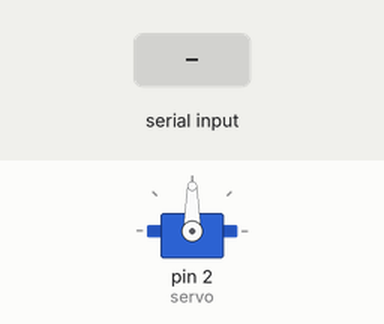
Simulated run of this sketch. Board: Arduino Mega 2560, built with avr-gcc and run on an emulated ATmega2560. Parts: servo. Inputs (shaded band) come from the test bench.

Above: at 1.2 s.
1.3 s: "90,45\n" received over the second serial link
At 2.0 s:
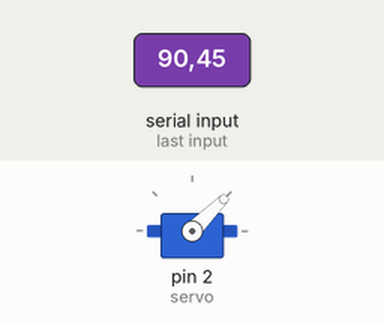
2.9 s: "30,150\n" received over the second serial link
At 4.2 s:
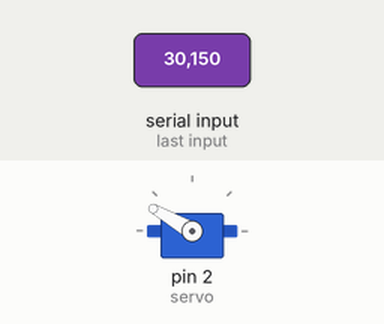
4.5 s: "5\n" received over the second serial link
At 5.5 s:
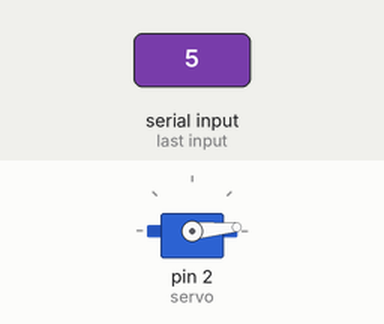
6.0 s: "200\n" received over the second serial link
At 6.8 s:
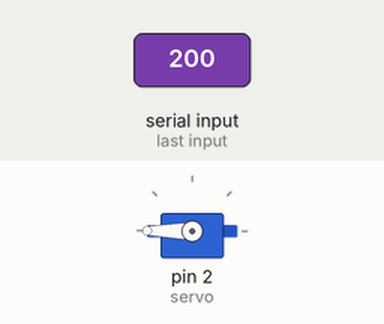
7.5 s: "90\n" received over the second serial link
At 7.9 s:
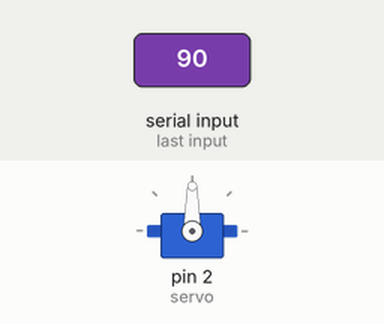
Timing chart, 0 to 10.0 s (numbered marks = the images above; inputs shaded):
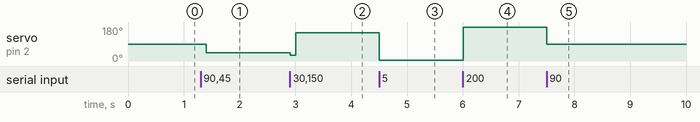

The sketch:

teste_servo.ino
```cpp
#include <Servo.h>

Servo servo;
Servo vertical;
int comando;

void setup() {
  Serial1.begin(9600); // Inicializa a porta serial do Arduino Mega (Serial0)
  servo.attach(2); // Conecta o servo ao pino 4
  // vertical.attach(3);
  // vertical.write(90);
}

void loop() {
  if (Serial1.available()) {
    comando = Serial1.parseInt(); // Lê o comando enviado via Bluetooth

    if (comando != 0){
      Serial1.println(comando);
      servo.write(comando);
      delay(100);
    }

  }

}
```

Measured:
- after the input at 1.3 s, servo on pin 2 (servo): 90° → 45° after 0.10 s
- after the input at 2.9 s, servo on pin 2 (servo): 45° → 30° at once, → 150° 0.10 s later
- after the input at 4.5 s, servo on pin 2 (servo): 150° → 5° at once
- after the input at 6.0 s, servo on pin 2 (servo): 5° → 180° at once
- after the input at 7.5 s, servo on pin 2 (servo): 180° → 90° at once
